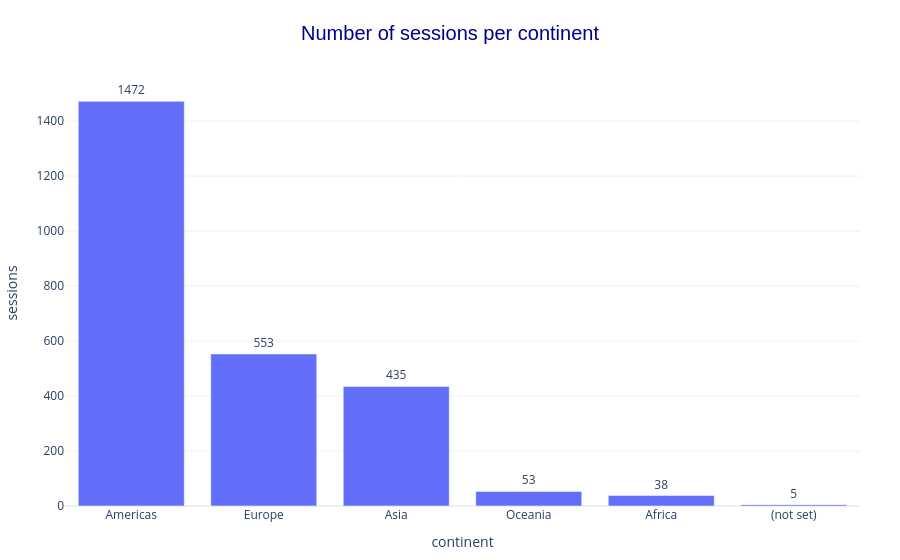

Source (notebook cell):
### Code cell
plot_sessions_per_group(df_clean, 'continent')

### Figure 1 — Plotly figure (JSON) as saved in the notebook; plotly's stock layout.template omitted (floating-point values rounded to 4 significant figures)
{"data": [{"hovertemplate": "continent=%{x}<br>sessions=%{text}<extra></extra>", "legendgroup": "", "marker": {"color": "#636efa", "pattern": {"shape": ""}}, "name": "", "orientation": "v", "showlegend": false, "text": [1472.0, 553.0, 435.0, 53.0, 38.0, 5.0], "textposition": "outside", "type": "bar", "x": ["Americas", "Europe", "Asia", "Oceania", "Africa", "(not set)"], "xaxis": "x", "y": [1472, 553, 435, 53, 38, 5], "yaxis": "y"}], "layout": {"barmode": "relative", "legend": {"tracegroupgap": 0}, "margin": {"b": 40, "l": 40, "r": 40, "t": 80}, "title": {"font": {"color": "darkblue", "family": "Arial", "size": 20}, "text": "Number of sessions per continent", "x": 0.5}, "uniformtext": {"minsize": 8, "mode": "hide"}, "xaxis": {"anchor": "y", "domain": [0, 1], "title": {"text": "continent"}}, "yaxis": {"anchor": "x", "domain": [0, 1], "title": {"text": "sessions"}}}}
